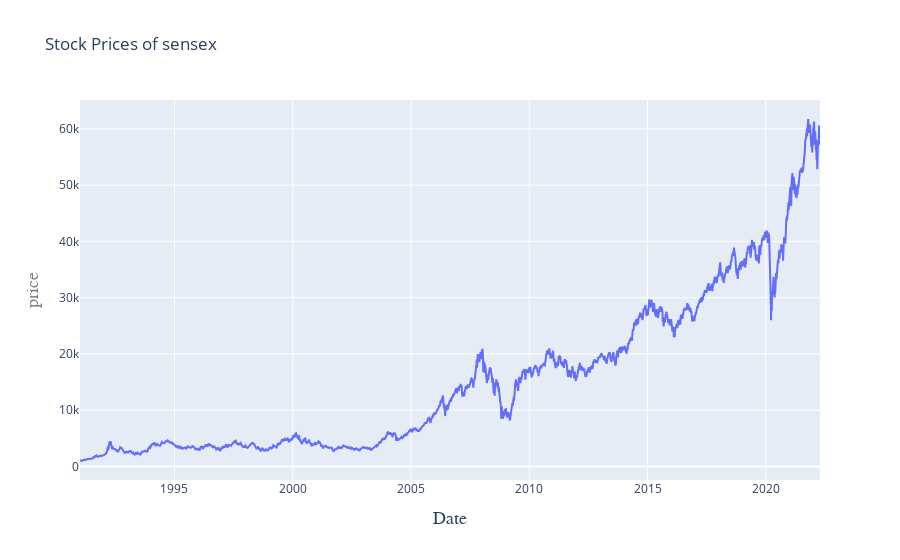

Notebook source saved alongside this figure:
### Code cell
#plot(plot) #plotting offline
iplot(plot)

### Figure 1 — Plotly figure (JSON) as saved in the notebook; plotly's stock layout.template omitted (floating-point values rounded to 4 significant figures; data arrays with more than 128 entries replaced by an {"elided": "..."} marker saying what was removed)
{"data": [{"type": "scatter", "x": {"elided": "7591 str values"}, "y": {"elided": "7591 float values"}}], "layout": {"title": {"text": "Stock Prices of sensex"}, "xaxis": {"title": {"font": {"color": "# 7f7f7f", "family": "Courier New, monospace", "size": 18}, "text": "Date"}}, "yaxis": {"title": {"font": {"color": "#7f7f7f", "family": "Courier New, monospace", "size": 18}, "text": "price"}}}}
